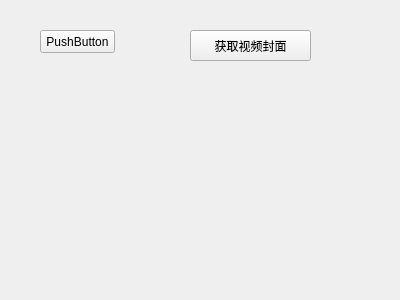
<?xml version="1.0" encoding="UTF-8"?>
<ui version="4.0">
 <class>TestForm</class>
 <widget class="QWidget" name="TestForm">
  <property name="geometry">
   <rect>
    <x>0</x>
    <y>0</y>
    <width>400</width>
    <height>300</height>
   </rect>
  </property>
  <property name="windowTitle">
   <string>Form</string>
  </property>
  <widget class="QPushButton" name="pushButton">
   <property name="geometry">
    <rect>
     <x>40</x>
     <y>30</y>
     <width>75</width>
     <height>23</height>
    </rect>
   </property>
   <property name="text">
    <string>PushButton</string>
   </property>
  </widget>
  <widget class="QPushButton" name="btnGetVideoCover">
   <property name="geometry">
    <rect>
     <x>190</x>
     <y>30</y>
     <width>121</width>
     <height>31</height>
    </rect>
   </property>
   <property name="text">
    <string>获取视频封面</string>
   </property>
  </widget>
 </widget>
 <resources/>
 <connections/>
</ui>
